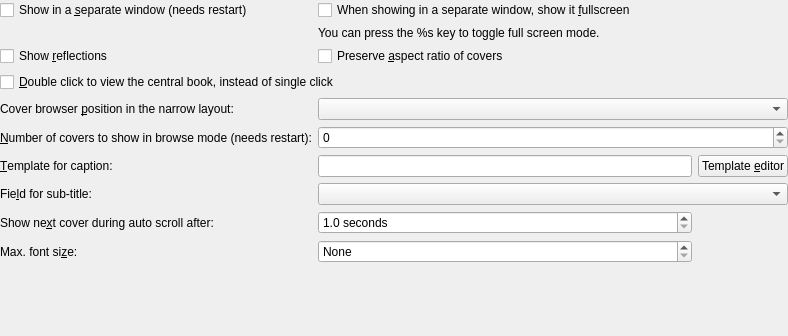
<?xml version="1.0" encoding="UTF-8"?>
<ui version="4.0">
 <class>cover_browser_tab</class>
 <widget class="QWidget" name="cover_browser_tab">
  <property name="geometry">
   <rect>
    <x>0</x>
    <y>0</y>
    <width>788</width>
    <height>336</height>
   </rect>
  </property>
  <layout class="QGridLayout" name="gridLayout_cover_browser">
   <property name="leftMargin">
    <number>0</number>
   </property>
   <property name="topMargin">
    <number>0</number>
   </property>
   <property name="rightMargin">
    <number>0</number>
   </property>
   <property name="bottomMargin">
    <number>0</number>
   </property>
   <item row="6" column="0">
    <widget class="QLabel" name="label_987">
     <property name="text">
      <string>Cover browser &amp;position in the narrow layout:</string>
     </property>
     <property name="buddy">
      <cstring>opt_cover_browser_narrow_view_position</cstring>
     </property>
    </widget>
   </item>
   <item row="0" column="0" colspan="3">
    <widget class="QCheckBox" name="opt_separate_cover_flow">
     <property name="text">
      <string>Show in a &amp;separate window (needs restart)</string>
     </property>
    </widget>
   </item>
   <item row="7" column="1" colspan="2">
    <widget class="QSpinBox" name="opt_cover_flow_queue_length"/>
   </item>
   <item row="0" column="1" colspan="2">
    <widget class="QCheckBox" name="opt_cb_fullscreen">
     <property name="text">
      <string>When showing in a separate window, show it &amp;fullscreen</string>
     </property>
    </widget>
   </item>
   <item row="11" column="0">
    <widget class="QLabel" name="label">
     <property name="text">
      <string>Max. font si&amp;ze:</string>
     </property>
     <property name="buddy">
      <cstring>opt_cover_browser_max_font_size</cstring>
     </property>
    </widget>
   </item>
   <item row="8" column="2">
    <widget class="QPushButton" name="cover_browser_title_template_button">
     <property name="text">
      <string>Template &amp;editor</string>
     </property>
    </widget>
   </item>
   <item row="9" column="0">
    <widget class="QLabel" name="label_24">
     <property name="text">
      <string>Fie&amp;ld for sub-title:</string>
     </property>
     <property name="buddy">
      <cstring>opt_cover_browser_subtitle_field</cstring>
     </property>
    </widget>
   </item>
   <item row="13" column="0" colspan="2">
    <spacer name="verticalSpacer_4">
     <property name="orientation">
      <enum>Qt::Vertical</enum>
     </property>
     <property name="sizeHint" stdset="0">
      <size>
       <width>690</width>
       <height>20</height>
      </size>
     </property>
    </spacer>
   </item>
   <item row="9" column="1" colspan="2">
    <widget class="QComboBox" name="opt_cover_browser_subtitle_field"/>
   </item>
   <item row="1" column="1" colspan="2">
    <widget class="QLabel" name="fs_help_msg">
     <property name="styleSheet">
      <string notr="true">margin-left: 1.5em</string>
     </property>
     <property name="text">
      <string>You can press the %s key to toggle full screen mode.</string>
     </property>
     <property name="wordWrap">
      <bool>true</bool>
     </property>
    </widget>
   </item>
   <item row="4" column="0">
    <widget class="QCheckBox" name="opt_cover_browser_reflections">
     <property name="text">
      <string>Show &amp;reflections</string>
     </property>
    </widget>
   </item>
   <item row="6" column="1" colspan="2">
    <widget class="QComboBox" name="opt_cover_browser_narrow_view_position"/>
   </item>
   <item row="8" column="0">
    <widget class="QLabel" name="label_23">
     <property name="text">
      <string>&amp;Template for caption:</string>
     </property>
     <property name="buddy">
      <cstring>opt_cover_browser_title_template</cstring>
     </property>
    </widget>
   </item>
   <item row="4" column="1" colspan="2">
    <widget class="QCheckBox" name="opt_cb_preserve_aspect_ratio">
     <property name="toolTip">
      <string>Show covers in their original aspect ratio instead of resizing
them to all have the same width and height</string>
     </property>
     <property name="text">
      <string>Preserve &amp;aspect ratio of covers</string>
     </property>
    </widget>
   </item>
   <item row="10" column="1">
    <widget class="QDoubleSpinBox" name="opt_books_autoscroll_time">
     <property name="suffix">
      <string> seconds</string>
     </property>
     <property name="decimals">
      <number>1</number>
     </property>
     <property name="minimum">
      <double>1.000000000000000</double>
     </property>
     <property name="maximum">
      <double>100000.000000000000000</double>
     </property>
    </widget>
   </item>
   <item row="7" column="0">
    <widget class="QLabel" name="label_61">
     <property name="text">
      <string>&amp;Number of covers to show in browse mode (needs restart):</string>
     </property>
     <property name="buddy">
      <cstring>opt_cover_flow_queue_length</cstring>
     </property>
    </widget>
   </item>
   <item row="10" column="0">
    <widget class="QLabel" name="label_26">
     <property name="text">
      <string>Show ne&amp;xt cover during auto scroll after:</string>
     </property>
     <property name="buddy">
      <cstring>opt_books_autoscroll_time</cstring>
     </property>
    </widget>
   </item>
   <item row="5" column="0" colspan="2">
    <widget class="QCheckBox" name="opt_cb_double_click_to_activate">
     <property name="text">
      <string>&amp;Double click to view the central book, instead of single click</string>
     </property>
    </widget>
   </item>
   <item row="8" column="1">
    <widget class="QLineEdit" name="opt_cover_browser_title_template">
     <property name="toolTip">
      <string>&lt;p&gt;The template used to generate the text below the covers. This template uses
the same syntax as save templates. Defaults to just the book title.
Note that this setting is per-library, which means that you have to
set it again for every different calibre library you use. Use an
empty template for no text.&lt;/p&gt;</string>
     </property>
    </widget>
   </item>
   <item row="11" column="1">
    <widget class="QSpinBox" name="opt_cover_browser_max_font_size">
     <property name="toolTip">
      <string>&lt;p&gt;Normally, the book title and subtitle are displayed in a font size thatis scaled with the height of the cover browser window. If you want to limit the maximum size of this text, use this setting.</string>
     </property>
     <property name="specialValueText">
      <string>None</string>
     </property>
     <property name="suffix">
      <string> px</string>
     </property>
     <property name="minimum">
      <number>11</number>
     </property>
     <property name="maximum">
      <number>201</number>
     </property>
    </widget>
   </item>
  </layout>
 </widget>
 <resources/>
 <connections/>
</ui>
